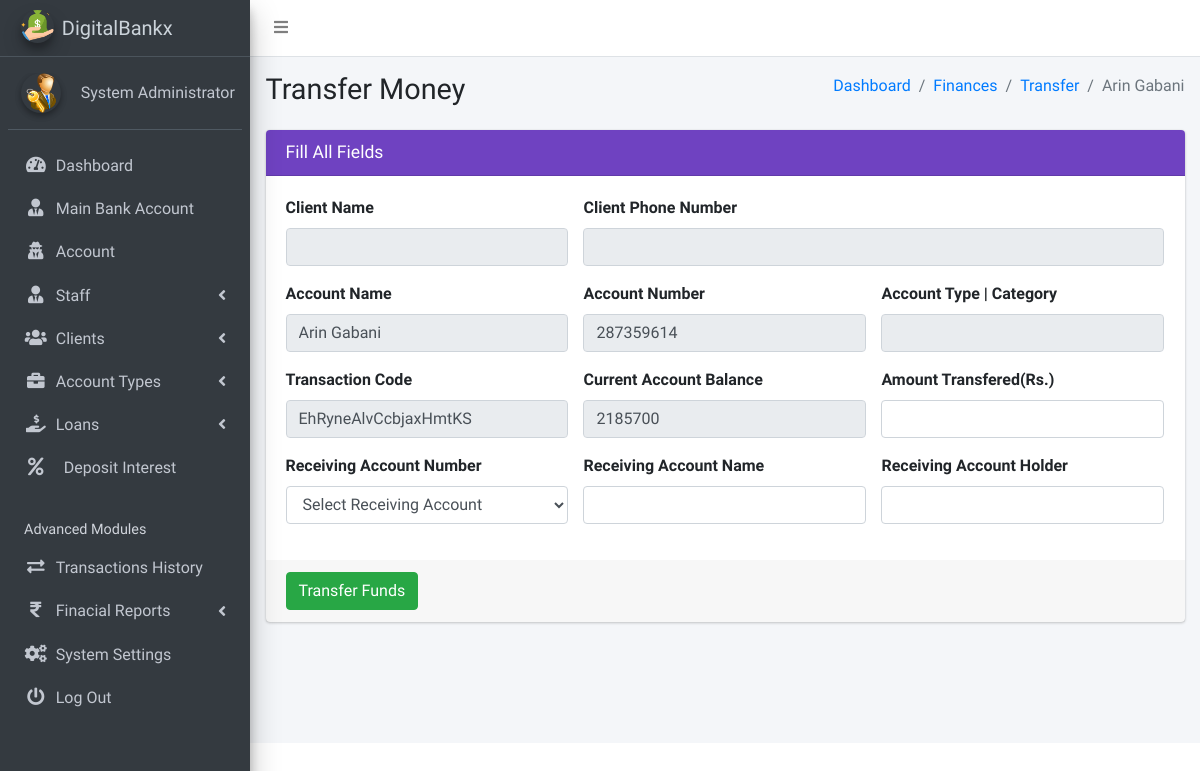
Page /admin/pages_transfer_money.php?account_id=15&account_number=287359614&client_id=8 (signed in) on the earlier database version.
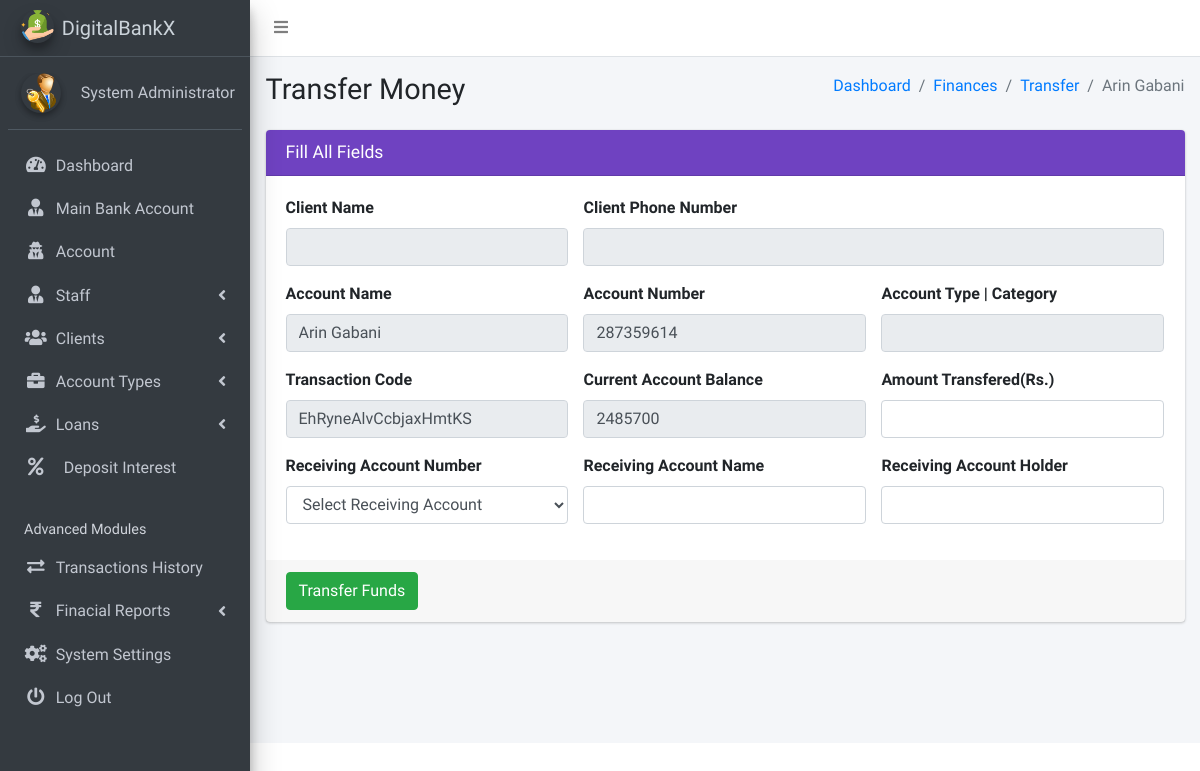
Same page on the later database version.
### tables this page shows
CREATE TABLE `ib_systemsettings` (
  `id` int(20) NOT NULL,
  `sys_name` longtext NOT NULL,
  `sys_tagline` longtext NOT NULL,
  `sys_logo` varchar(200) NOT NULL,
  `is_active` tinyint(1) NOT NULL DEFAULT 1
);

CREATE TABLE `ib_bankaccounts` (
  `account_id` int(20) NOT NULL,
  `acc_name` varchar(200) NOT NULL,
  `account_number` varchar(200) NOT NULL,
  `acc_type_id` int(11) DEFAULT NULL,
  `acc_amount` decimal(10,2) NOT NULL,
  `client_id` int(10) UNSIGNED DEFAULT NULL,
  `created_at` timestamp(6) NOT NULL DEFAULT current_timestamp(6) ON UPDATE current_timestamp(6),
  `is_active` tinyint(1) NOT NULL DEFAULT 1
);

CREATE TABLE `ib_admin` (
  `admin_id` int(11) NOT NULL,
  `name` varchar(200) NOT NULL,
  `email` varchar(200) NOT NULL,
  `number` varchar(200) NOT NULL,
  `password` varchar(200) NOT NULL,
  `profile_pic` varchar(200) NOT NULL,
  `is_active` tinyint(1) NOT NULL DEFAULT 1,
  `otp` varchar(6) DEFAULT NULL,
  `otp_expiry` datetime DEFAULT NULL
);

### admin/pages_transfer_money.php (the view, shortened to what the changed rows need)
<?php
include('conf/checklogin.php');
?>
<!DOCTYPE html>
<html>
<?php include("dist/_partials/head.php"); ?>
<body class="hold-transition sidebar-mini layout-fixed layout-navbar-fixed">
    <div class="wrapper">
        <?php include("dist/_partials/sidebar.php"); ?>
        <?php
        $account_id = $_GET['account_id'];
        $ret = "SELECT * FROM  iB_bankAccounts WHERE account_id = ? ";
        $stmt = $mysqli->prepare($ret);
        $stmt->bind_param('i', $account_id);
        $stmt->execute();
        $res = $stmt->get_result();
        while ($row = $res->fetch_object()) {
            $result = "SELECT SUM(transaction_amt) FROM  iB_Transactions  WHERE account_id=?";
            $stmt = $mysqli->prepare($result);
            $stmt->bind_param('i', $account_id);
            $stmt->execute();
            $stmt->bind_result($amt);
        ?>
            <div class="content-wrapper">
                <section class="content-header">
                    <div class="container-fluid">
                        <div class="row mb-2">
                            <div class="col-sm-6">
                                <h1>Transfer Money</h1>
                            </div>
                            <div class="col-sm-6">
                                <ol class="breadcrumb float-sm-right">
                                    <li class="breadcrumb-item"><a href="pages_dashboard.php">Dashboard</a></li>
                                    <li class="breadcrumb-item"><a href="pages_transfer_money.php">Finances</a></li>
                                    <li class="breadcrumb-item"><a href="pages_transfer_money.php">Transfer</a></li>
                                    <li class="breadcrumb-item active"><?php echo $row->acc_name; ?></li>
                                </ol>
                            </div>
                        </div>
                    </div>
                </section>
                <section class="content">
                    <div class="container-fluid">
                        <div class="row">
                            <div class="col-md-12">
                                <div class="card card-purple">
                                    <div class="card-header">
                                        <h3 class="card-title">Fill All Fields</h3>
                                    </div>
                                    <form method="post" enctype="multipart/form-data" role="form">
                                        <div class="card-body">
                                            <div class="row">
                                                <div class=" col-md-4 form-group">
                                                    <label for="exampleInputEmail1">Client Name</label>
                                                    <input type="text" readonly name="client_name" value="<?php echo $row->client_name; ?>" required class="form-control" id="exampleInputEmail1">
                                                </div>
                                                <div class=" col-md-8 form-group">
                                                    <label for="exampleInputEmail1">Client Phone Number</label>
                                                    <input type="text" readonly name="client_phone" value="<?php echo $row->client_phone; ?>" required class="form-control" id="exampleInputEmail1">
                                                </div>
                                            </div>
                                            <div class="row">
                                                <div class=" col-md-4 form-group">
                                                    <label for="exampleInputEmail1">Account Name</label>
                                                    <input type="text" readonly name="acc_name" value="<?php echo $row->acc_name; ?>" required class="form-control" id="exampleInputEmail1">
                                                </div>
                                                <div class=" col-md-4 form-group">
                                                    <label for="exampleInputPassword1">Account Number</label>
                                                    <input type="text" readonly value="<?php echo $row->account_number; ?>" name="account_number" required class="form-control" id="exampleInputEmail1">
                                                </div>
                                                <div class=" col-md-4 form-group">
                                                    <label for="exampleInputEmail1">Account Type | Category</label>
                                                    <input type="text" readonly name="acc_type" value="<?php echo $row->acc_type; ?>" required class="form-control" id="exampleInputEmail1">
                                                </div>
                                            </div>
                                            <div class="row">
                                                <div class=" col-md-4 form-group">
                                                    <label for="exampleInputEmail1">Transaction Code</label>
                                                    <?php
                                                    $length = 20;
                                                    $_transcode =  substr(str_shuffle('0123456789QWERgfdsazxcvbnTYUIOqwertyuioplkjhmPASDFGHJKLMNBVCXZ'), 1, $length);
                                                    ?>
                                                    <input type="text" name="tr_code" readonly value="<?php echo $_transcode; ?>" required class="form-control" id="exampleInputEmail1">
                                                </div>
                                                <div class=" col-md-4 form-group">
                                                    <label for="exampleInputPassword1">Current Account Balance</label>
                                                    <input type="text" readonly value="<?php echo $amt; ?>" required class="form-control" id="exampleInputEmail1">
                                                </div>
                                                <div class=" col-md-4 form-group">
                                                    <label for="exampleInputPassword1">Amount Transfered(Rs.)</label>
                                                    <input type="text" name="transaction_amt" required class="form-control" id="exampleInputEmail1">
                                                </div>
                                            </div>
                                            <div class="row">
                                                <div class=" col-md-4 form-group">
                                                    <label for="exampleInputPassword1">Receiving Account Number</label>
                                                    <select name="receiving_acc_no" onChange="getiBankAccs(this.value);" required class="form-control">
                                                        <option>Select Receiving Account</option>
                                                        <?php
                                                        $ret = "SELECT * FROM  iB_bankAccounts ";
                                                        $stmt = $mysqli->prepare($ret);
                                                        $stmt->execute();
                                                        $res = $stmt->get_result();
                                                        ?>
                                                    </select>
                                                </div>
                                                <div class=" col-md-4 form-group">
                                                    <label for="exampleInputPassword1">Receiving Account Name</label>
                                                    <input type="text" name="receiving_acc_name" required class="form-control" id="ReceivingAcc">
                                                </div>
                                                <div class=" col-md-4 form-group">
                                                    <label for="exampleInputPassword1">Receiving Account Holder</label>
                                                    <input type="text" name="receiving_acc_holder" required class="form-control" id="AccountHolder">
                                                </div>
                                            </div>
                                        </div>
                                        <div class="card-footer">
                                            <button type="submit" name="deposit" class="btn btn-success">Transfer Funds</button>
                                        </div>
                                    </form>
                                </div>
                            </div>
                </section>
            </div>
        <?php } ?>
    </div>
</body>
</html>

### admin/dist/_partials/sidebar.php (shortened to what the changed rows need)
<aside class="main-sidebar sidebar-dark-primary elevation-4">
    <?php
    $admin_id = $_SESSION['admin_id'];
    $query = "SELECT * FROM iB_admin WHERE admin_id = ?";
    $stmt = $mysqli->prepare($query);
    $stmt->bind_param('i', $admin_id);
    $stmt->execute();
    $res = $stmt->get_result();
    while ($row = $res->fetch_object()) {
        $profile_picture = $row->profile_pic
            ? "<img src='../admin/dist/img/$row->profile_pic' class='img-fluid rounded-circle elevation-2' alt='User Image' style='width: 40px; height: 40px; object-fit: cover;'>"
            : "<img src='../admin/dist/img/user_icon.png' class='img-fluid rounded-circle elevation-2' alt='User Image' style='width: 40px; height: 40px; object-fit: cover;'>";
        $sys_query = "SELECT * FROM iB_SystemSettings";
        $stmt = $mysqli->prepare($sys_query);
        $stmt->execute();
        $sys_res = $stmt->get_result();
        while ($sys = $sys_res->fetch_object()) {
            ?>
            <a href="pages_dashboard.php" class="brand-link text-light">
                <img src="dist/img/<?php echo $sys->sys_logo; ?>" alt="Logo" class="brand-image img-circle elevation-3">
                <span class="brand-text font-weight-light"><?php echo $sys->sys_name; ?></span>
            </a>
            <div class="sidebar">
                <div class="user-panel mt-3 pb-3 mb-3 d-flex align-items-center">
                    <div class="image"><?php echo $profile_picture; ?></div>
                    <div class="info">
                        <a href="#" class="d-block"><?php echo $row->name; ?></a>
                    </div>
                </div>
                <nav class="mt-2">
                    <ul class="nav nav-pills nav-sidebar flex-column" data-widget="treeview" role="menu">
                        <li class="nav-item">
                            <a href="pages_dashboard.php" class="nav-link">
                                <i class="nav-icon fas fa-tachometer-alt"></i>
                                <p>Dashboard</p>
                            </a>
                        </li>
   <li class="nav-item">
            <a href="pages_bank_main_account.php" class="nav-link">
              <i class="nav-icon fas fa-user-tie"></i>
              <p>Main Bank Account</p>
            </a>
          </li>
                        <li class="nav-item">
                            <a href="pages_account.php" class="nav-link">
                                <i class="nav-icon fas fa-user-secret"></i>
                                <p>Account</p>
                            </a>
                        </li>
                        <li class="nav-item has-treeview">
                            <a href="#" class="nav-link">
                                <i class="nav-icon fas fa-user-tie"></i>
                                <p>Staff <i class="fas fa-angle-left right"></i></p>
                            </a>
                        </li>
                        <li class="nav-item has-treeview">
                            <a href="#" class="nav-link">
                                <i class="nav-icon fas fa-users"></i>
                                <p>Clients <i class="fas fa-angle-left right"></i></p>
                            </a>
                        </li>
                        <li class="nav-item has-treeview">
                            <a href="#" class="nav-link">
                                <i class="nav-icon fas fa-briefcase"></i>
                                <p>Account Types <i class="fas fa-angle-left right"></i></p>
                            </a>
                        </li>
                        <li class="nav-item has-treeview">
                            <a href="#" class="nav-link">
                                <i class="nav-icon fas fa-hand-holding-usd"></i>
                                <p>
                                    Loans
                                    <i class="fas fa-angle-left right"></i>
                                </p>
                            </a>
                        </li>
                        <li class="nav-item">
                            <a href="deposit_interest.php" class="nav-link">
                                <i class="nav-icon fas fa-percent"></i>
                                <p class="ml-2">Deposit Interest</p>
                            </a>
                        </li>
                        <li class="nav-header">Advanced Modules</li>
                        <li class="nav-item">
                            <a href="pages_transactions_engine.php" class="nav-link">
                                <i class="nav-icon fas fa-exchange-alt"></i>
                                <p>Transactions History</p>
                            </a>
                        </li>
                        <li class="nav-item has-treeview">
                            <a href="#" class="nav-link">
                                <i class="nav-icon fas fas fa-rupee-sign"></i>
                                <p>
                                    Finacial Reports
                                    <i class="fas fa-angle-left right"></i>
                                </p>
                            </a>
                        </li>
                        <li class="nav-item">
                            <a href="pages_system_settings.php" class="nav-link">
                                <i class="nav-icon fas fa-cogs"></i>
                                <p>System Settings</p>
                            </a>
                        </li>
                        <li class="nav-item">
                            <a href="pages_logout.php" class="nav-link">
                                <i class="nav-icon fas fa-power-off"></i>
                                <p>Log Out</p>
                            </a>
                        </li>
                    </ul>
                </nav>
            </div>
        </aside>
    <?php }
    } ?>

Differences in the rows shown:
changed ib_systemsettings: sys_name "DigitalBankx" → "DigitalBankX"
changed ib_bankaccounts "Arin Gabani": value "2185700" → "2485700"
